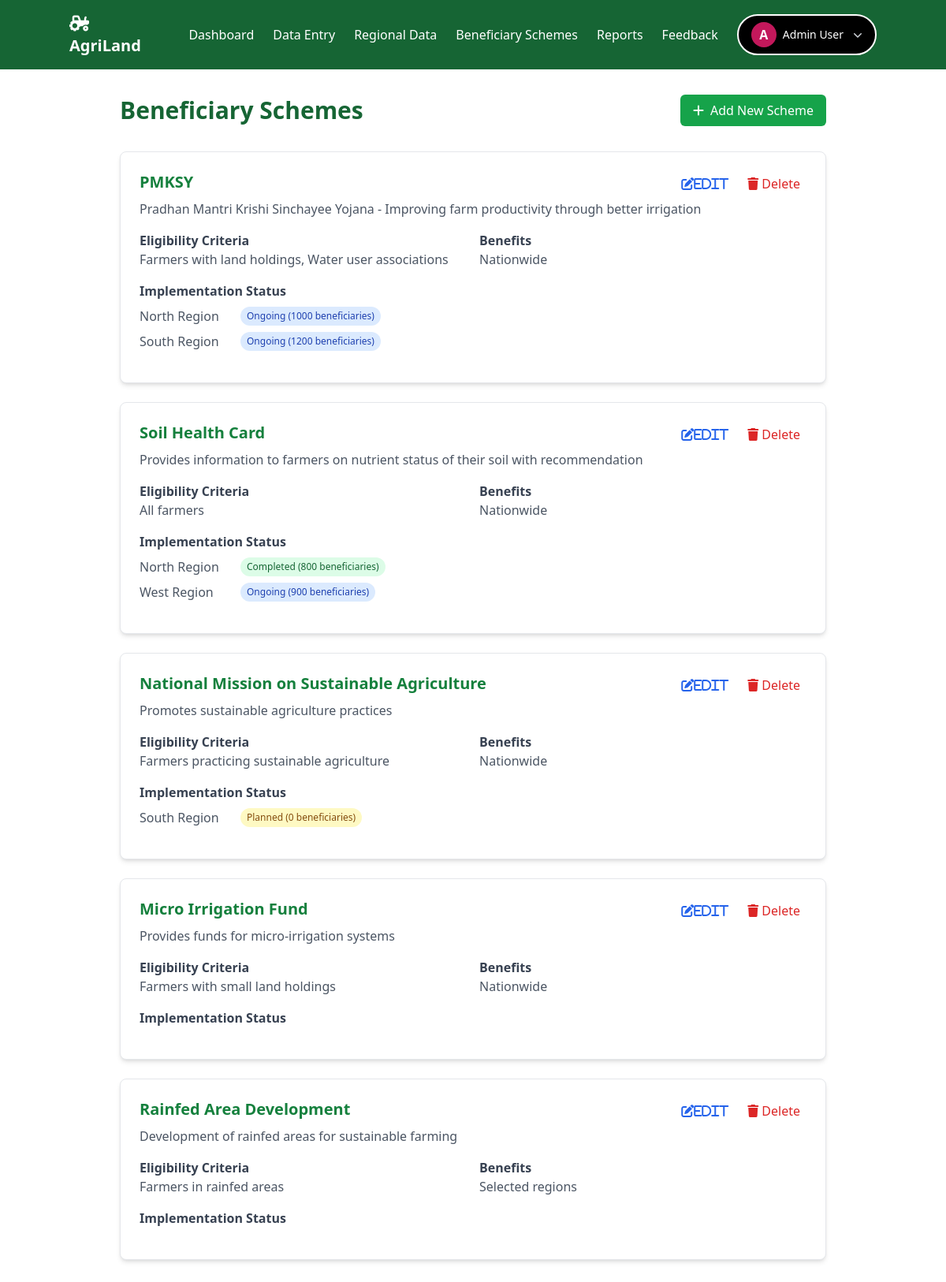
The app's page /schemes.php (signed in) with its own data.
### tables this page shows
CREATE TABLE beneficiary_schemes (
    scheme_id INT AUTO_INCREMENT PRIMARY KEY,
    scheme_name VARCHAR(100) NOT NULL,
    description TEXT,
    eligibility_criteria TEXT,
    benefits TEXT,
    official_link VARCHAR(255)
);

### schemes.php (the view, shortened to what this page needs)
<?php
require_once 'includes/auth.php';
$schemes_query = "SELECT s.scheme_id, s.scheme_name, s.description, s.eligibility_criteria, s.benefits, s.official_link,
                         GROUP_CONCAT(CONCAT(r.region_name, ': ', rs.implementation_status, ' (', rs.beneficiaries_count, ' beneficiaries)') SEPARATOR '|') as regions
                  FROM beneficiary_schemes s
                  LEFT JOIN region_schemes rs ON s.scheme_id = rs.scheme_id
                  LEFT JOIN regions r ON rs.region_id = r.region_id
                  GROUP BY s.scheme_id";
$schemes_result = mysqli_query($conn, $schemes_query) or die("Schemes query failed: " . mysqli_error($conn));
?>
<?php include 'header.php'; ?>
<body style="background-image: url(images/schemes.jpg); background-size: cover;background-repeat: no-repeat;">
    <main class="flex-1 p-8">
        <div class="max-w-4xl mx-auto">
            <div class="flex justify-between items-center mb-8">
                <h1 class="text-3xl font-bold text-green-800">Beneficiary Schemes</h1>
                <?php if ($_SESSION['isAdmin']): ?>
                    <a href="add_scheme.php" class="bg-green-600 hover:bg-green-700 text-white px-4 py-2 rounded-md flex items-center">
                        <i class="fas fa-plus mr-2"></i> Add New Scheme
                    </a>
                <?php endif; ?>
            </div>
            <div class="space-y-6">
                <?php while ($scheme = mysqli_fetch_assoc($schemes_result)):
                    $regions = explode('|', $scheme['regions']);
                    $status_classes = [
                        'ongoing' => 'bg-blue-100 text-blue-800',
                        'completed' => 'bg-green-100 text-green-800',
                        'planned' => 'bg-yellow-100 text-yellow-800'
                    ];
                ?>
                    <div class="bg-white rounded-lg shadow-md overflow-hidden border border-gray-200 hover:shadow-lg transition-shadow">
                        <div class="p-6">
                            <div class="flex justify-between items-start">
                                <h2 class="text-xl font-bold text-green-700 mb-2"><?php echo htmlspecialchars($scheme['scheme_name']); ?></h2>
                                <?php if ($_SESSION['isAdmin']): ?>
                                    <div class="flex space-x-2">
                                        <a href="edit_scheme.php?id=<?php echo $scheme['scheme_id']; ?>"
                                            class="text-blue-600 hover:text-blue-800 px-2 py-1 rounded hover:bg-blue-50"
                                            title="Edit Scheme">
                                            <i class="fas fa-edit">Edit</i>
                                        </a>
                                        <a href="delete_scheme.php?id=<?php echo $scheme['scheme_id']; ?>"
                                            class="text-red-600 hover:text-red-800 px-2 py-1 rounded hover:bg-red-50"
                                            title="Delete Scheme"
                                            onclick="return confirm('Are you sure you want to delete this scheme?')">
                                            <i class="fas fa-trash"></i> Delete
                                        </a>
                                    </div>
                                <?php endif; ?>
                            </div>
                            <p class="text-gray-600 mb-4"><?php echo htmlspecialchars($scheme['description']); ?></p>
                            <div class="grid grid-cols-1 md:grid-cols-2 gap-4 mb-4">
                                <div>
                                    <h3 class="font-semibold text-gray-700">Eligibility Criteria</h3>
                                    <p class="text-gray-600"><?php echo htmlspecialchars($scheme['eligibility_criteria']); ?></p>
                                </div>
                                <div>
                                    <h3 class="font-semibold text-gray-700">Benefits</h3>
                                    <p class="text-gray-600"><?php echo htmlspecialchars($scheme['benefits']); ?></p>
                                </div>
                            </div>
                            <div class="mb-4">
                                <h3 class="font-semibold text-gray-700">Implementation Status</h3>
                                <div class="mt-2 space-y-2">
                                    <?php foreach ($regions as $region):
                                        if (empty($region)) continue;
                                        $parts = explode(':', $region);
                                        $region_name = trim($parts[0]);
                                        $status_info = trim($parts[1]);
                                        preg_match('/(\w+)\s*\((\d+)/', $status_info, $matches);
                                        $status = strtolower($matches[1] ?? '');
                                        $beneficiaries = $matches[2] ?? 0;
                                    ?>
                                        <div class="flex items-center">
                                            <span class="font-medium text-gray-600 w-32"><?php echo htmlspecialchars($region_name); ?></span>
                                            <span class="px-2 py-1 text-xs rounded-full <?php echo $status_classes[$status] ?? 'bg-gray-100 text-gray-800'; ?>">
                                                <?php echo ucfirst($status); ?> (<?php echo $beneficiaries; ?> beneficiaries)
                                            </span>
                                        </div>
                                    <?php endforeach; ?>
                                </div>
                            </div>
                        </div>
                    </div>
                <?php endwhile; ?>
            </div>
        </div>
    </main>
</body>
</body>
</html>

### header.php (shortened to what this page needs)
<?php
$username = $_SESSION['full_name'] ?? '';
$initial = isset($_SESSION['full_name']) ? strtoupper(substr($_SESSION['full_name'], 0, 1)) : '';
$isAdmin = $_SESSION['isAdmin'] ?? false;
?>
<!DOCTYPE html>
<html lang="en">
<head>
    <script src="https://cdn.tailwindcss.com"></script>
</head>
<body>
    <header class="bg-green-800 text-white p-4">
        <div class="container mx-auto flex justify-between items-center">
            <div class="flex items-center space-x-2">
                <a href="dash.php">
                    <i class="fas fa-tractor text-xl block"></i>
                    <h1 class="text-xl font-bold">AgriLand</h1>
                </a>
            </div>
            <nav class="flex items-center space-x-6">
                <?php if (isset($_SESSION['user_id'])): ?>
                    <a href="dashboard.php" class="hover:text-green-300 text-white">Dashboard</a>
                    <?php if ($isAdmin): ?>
                        <a href="data-entry.php" class="hover:text-green-300 text-white">Data Entry</a>
                    <?php endif; ?>
                    <a href="regions.php" class="hover:text-green-300 text-white">Regional Data</a>
                    <a href="schemes.php" class="hover:text-green-300 text-white">Beneficiary Schemes</a>
                    <a href="reports.php" class="hover:text-green-300 text-white">Reports</a>
                    <?php if (($isAdmin)): ?>
                        <a href="view_queries.php" class="hover:text-green-300 text-white">Feedback</a>
                    <?php endif; ?>
                    <div class="relative inline-block text-left">
                        <button type="button" id="menu-button" class="inline-flex items-center gap-2 rounded-full px-4 py-2 border-2 border-white bg-black text-white hover:bg-gray-900 transition-colors">
                            <span class="flex items-center justify-center w-8 h-8 rounded-full bg-[#c2185b] text-white font-bold">
                                <?php echo htmlspecialchars($initial); ?>
                            </span>
                            <span class="text-sm"><?php echo htmlspecialchars($username); ?></span>
                            <svg class="-mr-1 size-5 text-gray-300" viewBox="0 0 20 20" fill="currentColor" aria-hidden="true">
                                <path fill-rule="evenodd" d="M5.22 8.22a.75.75 0 0 1 1.06 0L10 11.94l3.72-3.72a.75.75 0 1 1 1.06 1.06l-4.25 4.25a.75.75 0 0 1-1.06 0L5.22 9.28a.75.75 0 0 1 0-1.06Z" clip-rule="evenodd" />
                            </svg>
                        </button>
                    </div>
                <?php else: ?>
                    <a href="index.php" class="hover:text-green-300 text-white">Login</a>
                    <a href="signup.php" class="bg-blue-600 px-4 py-2 rounded hover:bg-blue-700 text-white">Sign Up</a>
                <?php endif; ?>
            </nav>
        </div>
    </header>

### records on screen
beneficiary_schemes: scheme_name "PMKSY", description "Pradhan Mantri Krishi Sinchayee Yojana - Improving farm productivity through better irrigation", eligibility_criteria "Farmers with land holdings, Water user associations", benefits "Nationwide", region_name "North Region", status "Ongoing", beneficiaries "1000", region_name "South Region", beneficiaries "1200"
beneficiary_schemes: scheme_name "Soil Health Card", description "Provides information to farmers on nutrient status of their soil with recommendation", eligibility_criteria "All farmers", benefits "Nationwide", region_name "North Region", status "Completed", beneficiaries "800", region_name "West Region", status "Ongoing", beneficiaries "900"
beneficiary_schemes: scheme_name "National Mission on Sustainable Agriculture", description "Promotes sustainable agriculture practices", eligibility_criteria "Farmers practicing sustainable agriculture", benefits "Nationwide", region_name "South Region", status "Planned", beneficiaries "0"
beneficiary_schemes: scheme_name "Micro Irrigation Fund", description "Provides funds for micro-irrigation systems", eligibility_criteria "Farmers with small land holdings", benefits "Nationwide"
beneficiary_schemes: scheme_name "Rainfed Area Development", description "Development of rainfed areas for sustainable farming", eligibility_criteria "Farmers in rainfed areas", benefits "Selected regions"

### other values on screen
$initial "A"
$username "Admin User"
